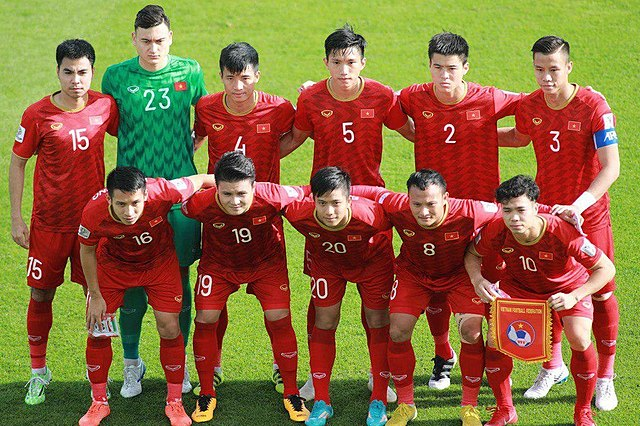
#> input picture face_detection/haar_cascade/images/vietnam_football_team.jpg, 640 x 426 px
$ python face_detection.py --image images/vietnam_football_team.jpg
#> lines starting #> are read from the running program, lines starting #| are printed output that depends on the picture; after the words box and inside, x2 and y2 are one past the last pixel; in counts of white or black regions, pixels touching at a corner belong together
import cv2
from argparse import ArgumentParser


# trích xuất đường dẫn ảnh (tham số khi chạy code)
parser = ArgumentParser(description="Apply Haar Cascade model on images")
parser.add_argument('--image', dest="image_path", help='Path to image', required=True)
args = parser.parse_args()
image_path = args.image_path

# load ảnh và chuyển sang ảnh đen trắng
# (mô hình cần ảnh đen trắng đầu vào)
image = cv2.imread(image_path)
#> image is the input picture: shape (426, 640, 3); mean B, G, R 63.6, 107.8, 138.9
gray = cv2.cvtColor(image, cv2.COLOR_BGR2GRAY)
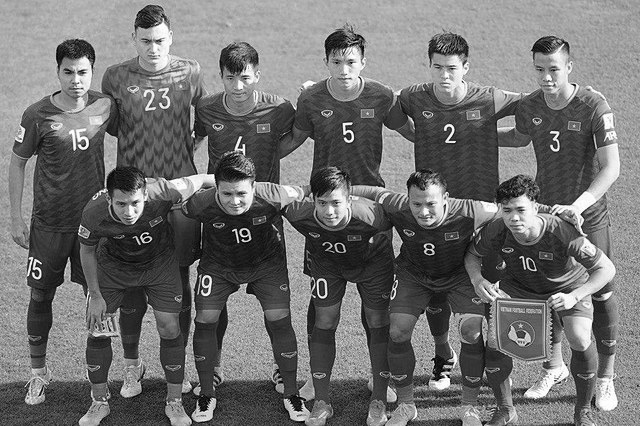
#> gray: shape (426, 640); min 0, max 255, mean 112
print("Load ảnh: {}".format(image_path))
print("Cỡ ảnh: {}".format(gray.shape))
#| Cỡ ảnh: (426, 640)

# load mô hình nhận diện khuôn mặt
model_path = "models/haarcascade_frontalface_default.xml"
detector = cv2.CascadeClassifier(model_path)

# nhận diện khuôn mặt trong ảnh
faces = detector.detectMultiScale(gray, scaleFactor=1.03, minNeighbors=5, minSize=(10, 10), maxSize=(50, 50))
#> faces = [[56, 58, 38, 38], [322, 47, 43, 43], [134, 28, 38, 38], [406, 192, 34, 34], [216, 181, 36, 36], [110, 190, 37, 37], [425, 53, 40, 40], [310, 190, 37, 37], [499, 196, 39, 39], [527, 56, 40, 40], [218, 63, 40, 40]]
print("Xác định được {} khuôn mặt".format(len(faces)))
#| Xác định được 11 khuôn mặt

# Vẽ đường bao cho từng khuôn mặt
green_color = (0, 255, 0)
for (x, y, w, h) in faces:
    cv2.rectangle(image, pt1=(x, y), pt2=(x + w, y + h), color=green_color, thickness=2)
#> this loop made 11 passes
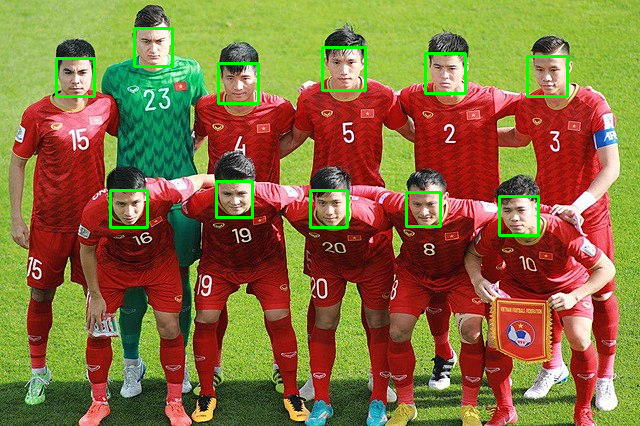
#> image: shape (426, 640, 3); 1.84% of pixels changed, all inside (x1, y1, x2, y2) = (55, 27, 569, 237)

# Hiển thị ảnh
cv2.imshow("Output Image with Face Detection", image)
cv2.waitKey(0)
